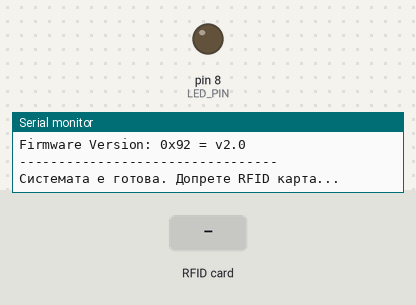
The sketch below on a simulated Arduino Uno, built with avr-gcc and run on an emulated ATmega328P. Shown: output pins drawn as LEDs (lit = HIGH), the last lines printed to the serial monitor. The test bench sets the inputs (shaded band). Pins used as bus, display or sensor lines are not drawn.

Above: at 1.3 s.
1.4 s: RFID card 5E 7A 19 C4 held to the reader
At 1.8 s:
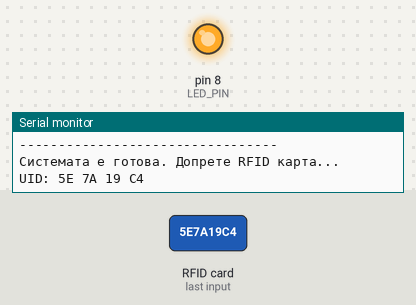
Timing chart, 0 to 4.4 s (numbered marks = the images above; inputs shaded):
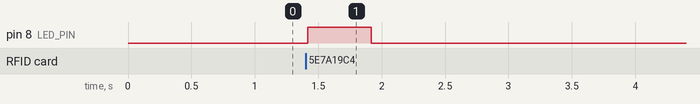

The sketch:

sketch_with_led.ino
```cpp
#include <SPI.h>
#include <MFRC522.h>

#define RST_PIN         9
#define SS_PIN          10
#define LED_PIN         8   // Пин за външен светодиод (по желание)

MFRC522 mfrc522(SS_PIN, RST_PIN);

void setup() {
  Serial.begin(9600);
  while (!Serial);

  SPI.begin();
  mfrc522.PCD_Init();

  pinMode(LED_PIN, OUTPUT);

  // --- АВТОДИАГНОСТИКА НА ЧЕТЕЦА ---
  Serial.println(F("--- Стартиране на диагностика ---"));
  mfrc522.PCD_DumpVersionToSerial(); // Проверява версията на чипа
  Serial.println(F("---------------------------------"));

  Serial.println(F("Системата е готова. Допрете RFID карта..."));
}

void loop() {
  if ( ! mfrc522.PICC_IsNewCardPresent()) {
    return;
  }

  if ( ! mfrc522.PICC_ReadCardSerial()) {
    return;
  }

  // УСПЕШНО ЧЕТЕНЕ: Светваме диода
  digitalWrite(LED_PIN, HIGH);

  Serial.print("UID:");
  for (byte i = 0; i < mfrc522.uid.size; i++) {
    Serial.print(mfrc522.uid.uidByte[i] < 0x10 ? " 0" : " ");
    Serial.print(mfrc522.uid.uidByte[i], HEX);
  }
  Serial.println();

  // Изчакваме половин секунда (диодът свети)
  delay(500);
  digitalWrite(LED_PIN, LOW); // Гасим диода

  mfrc522.PICC_HaltA();
}
```

Measured:
- after the input at 1.4 s, pin 8 (LED_PIN): LOW → HIGH at once, → LOW 0.50 s later
